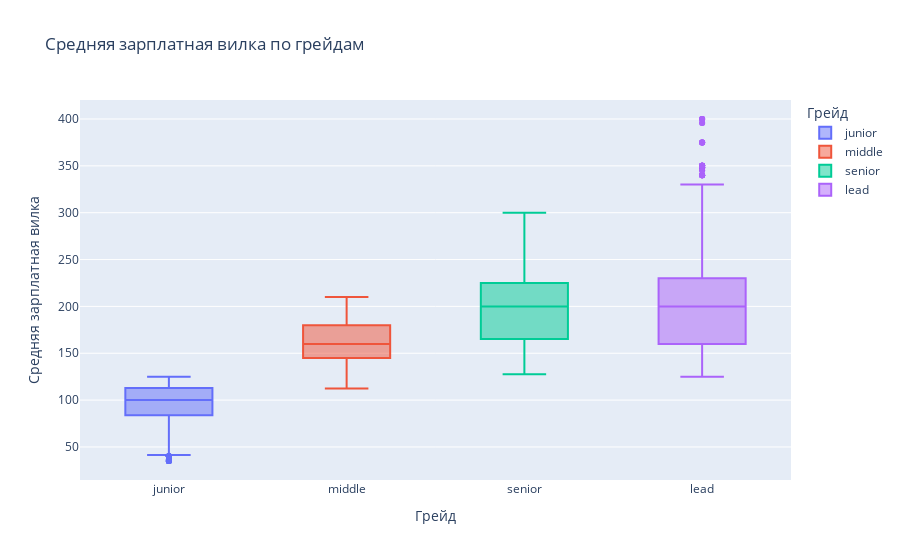

The notebook cell saved with this chart:
### Code cell
box_plot_by_level(rub)

### Figure 1 — Plotly figure (JSON) as saved in the notebook; plotly's stock layout.template omitted (floating-point values rounded to 4 significant figures; data arrays with more than 128 entries replaced by an {"elided": "..."} marker saying what was removed)
{"data": [{"alignmentgroup": "True", "hovertemplate": "Грейд=%{x}<br>Средняя зарплатная вилка=%{y}<extra></extra>", "legendgroup": "junior", "marker": {"color": "#636efa"}, "name": "junior", "notched": false, "offsetgroup": "junior", "orientation": "v", "showlegend": true, "type": "box", "x": {"elided": "1000 str values"}, "x0": " ", "xaxis": "x", "y": {"elided": "1000 float values"}, "y0": " ", "yaxis": "y"}, {"alignmentgroup": "True", "hovertemplate": "Грейд=%{x}<br>Средняя зарплатная вилка=%{y}<extra></extra>", "legendgroup": "middle", "marker": {"color": "#EF553B"}, "name": "middle", "notched": false, "offsetgroup": "middle", "orientation": "v", "showlegend": true, "type": "box", "x": {"elided": "1920 str values"}, "x0": " ", "xaxis": "x", "y": {"elided": "1920 float values"}, "y0": " ", "yaxis": "y"}, {"alignmentgroup": "True", "hovertemplate": "Грейд=%{x}<br>Средняя зарплатная вилка=%{y}<extra></extra>", "legendgroup": "senior", "marker": {"color": "#00cc96"}, "name": "senior", "notched": false, "offsetgroup": "senior", "orientation": "v", "showlegend": true, "type": "box", "x": {"elided": "2374 str values"}, "x0": " ", "xaxis": "x", "y": {"elided": "2374 float values"}, "y0": " ", "yaxis": "y"}, {"alignmentgroup": "True", "hovertemplate": "Грейд=%{x}<br>Средняя зарплатная вилка=%{y}<extra></extra>", "legendgroup": "lead", "marker": {"color": "#ab63fa"}, "name": "lead", "notched": false, "offsetgroup": "lead", "orientation": "v", "showlegend": true, "type": "box", "x": {"elided": "2700 str values"}, "x0": " ", "xaxis": "x", "y": {"elided": "2700 float values"}, "y0": " ", "yaxis": "y"}], "layout": {"boxmode": "overlay", "legend": {"title": {"text": "Грейд"}, "tracegroupgap": 0}, "title": {"text": "Средняя зарплатная вилка по грейдам"}, "xaxis": {"anchor": "y", "categoryarray": ["junior", "middle", "senior", "lead"], "categoryorder": "array", "domain": [0, 1], "title": {"text": "Грейд"}}, "yaxis": {"anchor": "x", "domain": [0, 1], "title": {"text": "Средняя зарплатная вилка"}}}}
